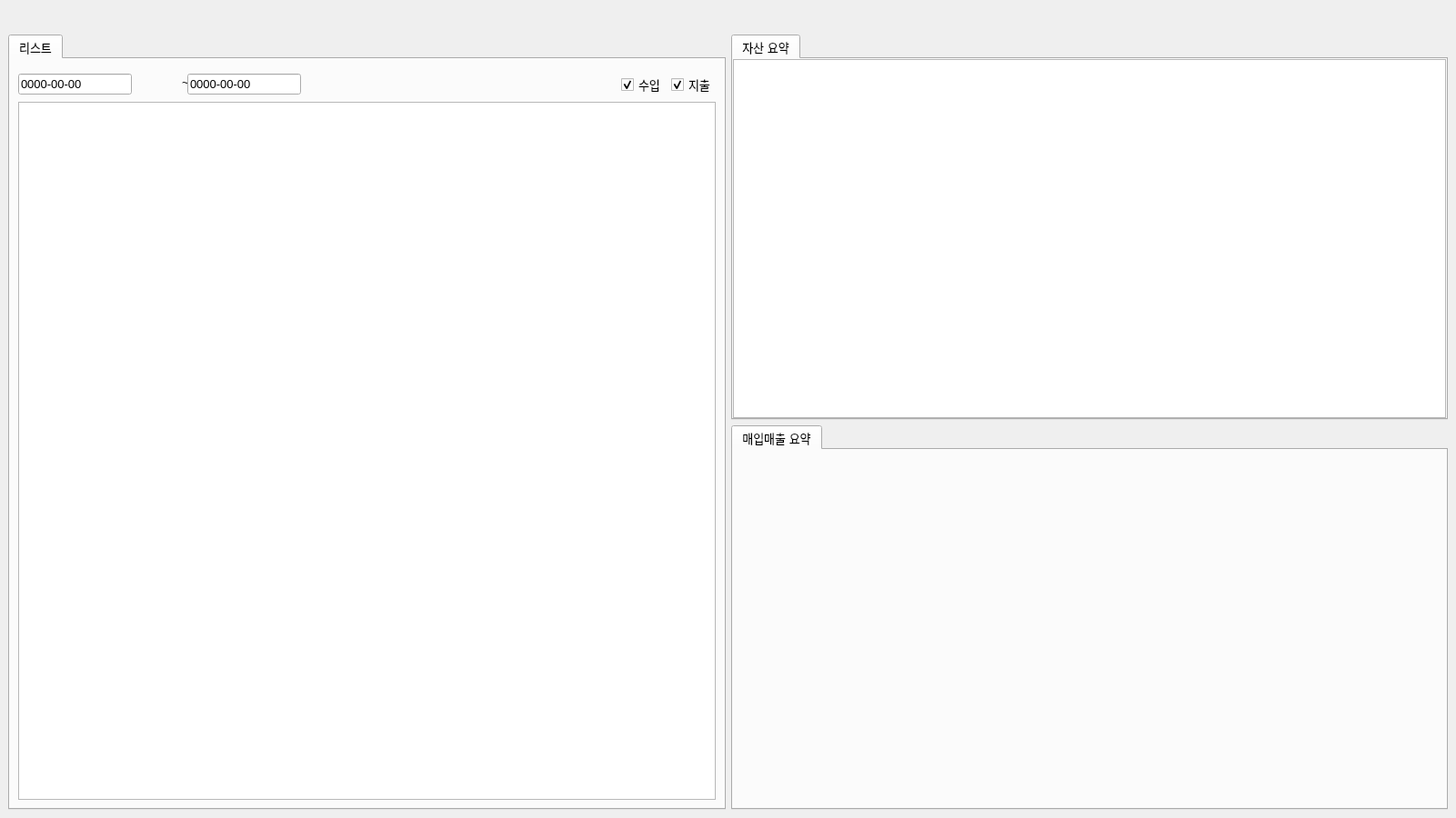
<?xml version="1.0" encoding="UTF-8"?>
<ui version="4.0">
 <class>MainWindow</class>
 <widget class="QMainWindow" name="MainWindow">
  <property name="geometry">
   <rect>
    <x>0</x>
    <y>0</y>
    <width>1601</width>
    <height>900</height>
   </rect>
  </property>
  <property name="font">
   <font>
    <pointsize>10</pointsize>
   </font>
  </property>
  <property name="windowTitle">
   <string>하이본텍 자산관리현황</string>
  </property>
  <property name="windowIcon">
   <iconset>
    <normaloff>UI-Icon/coins.png</normaloff>UI-Icon/coins.png</iconset>
  </property>
  <widget class="QWidget" name="centralwidget">
   <layout class="QGridLayout" name="gridLayout">
    <item row="1" column="0" rowspan="2">
     <widget class="QTabWidget" name="tabWidget_3">
      <property name="currentIndex">
       <number>0</number>
      </property>
      <widget class="QWidget" name="tab_5">
       <attribute name="title">
        <string>리스트</string>
       </attribute>
       <layout class="QGridLayout" name="gridLayout_4">
        <item row="1" column="0">
         <widget class="QTableWidget" name="tableWidget"/>
        </item>
        <item row="0" column="0">
         <layout class="QGridLayout" name="gridLayout_5">
          <item row="0" column="1" rowspan="2">
           <widget class="QPushButton" name="pushButton">
            <property name="text">
             <string/>
            </property>
            <property name="icon">
             <iconset>
              <normaloff>UI-Icon/caret-down.png</normaloff>UI-Icon/caret-down.png</iconset>
            </property>
            <property name="iconSize">
             <size>
              <width>18</width>
              <height>18</height>
             </size>
            </property>
            <property name="flat">
             <bool>true</bool>
            </property>
           </widget>
          </item>
          <item row="0" column="2" rowspan="2" colspan="2">
           <widget class="QLabel" name="label">
            <property name="text">
             <string>~</string>
            </property>
           </widget>
          </item>
          <item row="0" column="4" rowspan="2">
           <widget class="QPushButton" name="pushButton_2">
            <property name="text">
             <string/>
            </property>
            <property name="icon">
             <iconset>
              <normaloff>UI-Icon/caret-down.png</normaloff>UI-Icon/caret-down.png</iconset>
            </property>
            <property name="iconSize">
             <size>
              <width>18</width>
              <height>18</height>
             </size>
            </property>
            <property name="flat">
             <bool>true</bool>
            </property>
           </widget>
          </item>
          <item row="0" column="5" rowspan="2">
           <spacer name="horizontalSpacer">
            <property name="orientation">
             <enum>Qt::Orientation::Horizontal</enum>
            </property>
            <property name="sizeHint" stdset="0">
             <size>
              <width>40</width>
              <height>20</height>
             </size>
            </property>
           </spacer>
          </item>
          <item row="1" column="0">
           <widget class="QLineEdit" name="lineEdit">
            <property name="sizePolicy">
             <sizepolicy hsizetype="Minimum" vsizetype="Fixed">
              <horstretch>0</horstretch>
              <verstretch>0</verstretch>
             </sizepolicy>
            </property>
            <property name="inputMask">
             <string>0000-00-00</string>
            </property>
            <property name="text">
             <string>0000-00-00</string>
            </property>
           </widget>
          </item>
          <item row="1" column="3">
           <widget class="QLineEdit" name="lineEdit_2">
            <property name="sizePolicy">
             <sizepolicy hsizetype="Minimum" vsizetype="Fixed">
              <horstretch>0</horstretch>
              <verstretch>0</verstretch>
             </sizepolicy>
            </property>
            <property name="inputMask">
             <string>0000-00-00</string>
            </property>
            <property name="text">
             <string>0000-00-00</string>
            </property>
           </widget>
          </item>
          <item row="1" column="6">
           <widget class="QCheckBox" name="checkBox_3">
            <property name="text">
             <string>수입</string>
            </property>
            <property name="checked">
             <bool>true</bool>
            </property>
           </widget>
          </item>
          <item row="1" column="7">
           <widget class="QCheckBox" name="checkBox">
            <property name="text">
             <string>지출</string>
            </property>
            <property name="checked">
             <bool>true</bool>
            </property>
           </widget>
          </item>
         </layout>
        </item>
       </layout>
      </widget>
     </widget>
    </item>
    <item row="1" column="1">
     <widget class="QTabWidget" name="tabWidget">
      <property name="currentIndex">
       <number>0</number>
      </property>
      <widget class="QWidget" name="tab">
       <attribute name="title">
        <string>자산 요약</string>
       </attribute>
       <layout class="QGridLayout" name="gridLayout_3">
        <property name="leftMargin">
         <number>0</number>
        </property>
        <property name="topMargin">
         <number>0</number>
        </property>
        <property name="rightMargin">
         <number>0</number>
        </property>
        <property name="bottomMargin">
         <number>0</number>
        </property>
        <property name="spacing">
         <number>0</number>
        </property>
        <item row="0" column="0">
         <widget class="QTableWidget" name="tableWidget_2"/>
        </item>
       </layout>
      </widget>
     </widget>
    </item>
    <item row="2" column="1">
     <widget class="QTabWidget" name="tabWidget_2">
      <property name="currentIndex">
       <number>0</number>
      </property>
      <widget class="QWidget" name="tab_3">
       <attribute name="title">
        <string>매입매출 요약</string>
       </attribute>
       <layout class="QGridLayout" name="gridLayout_2">
        <property name="leftMargin">
         <number>0</number>
        </property>
        <property name="topMargin">
         <number>0</number>
        </property>
        <property name="rightMargin">
         <number>0</number>
        </property>
        <property name="bottomMargin">
         <number>0</number>
        </property>
        <property name="spacing">
         <number>0</number>
        </property>
        <item row="0" column="0">
         <widget class="QLabel" name="label_2">
          <property name="text">
           <string/>
          </property>
         </widget>
        </item>
       </layout>
      </widget>
     </widget>
    </item>
    <item row="0" column="0" colspan="2">
     <layout class="QHBoxLayout" name="horizontalLayout">
      <item>
       <spacer name="horizontalSpacer_2">
        <property name="orientation">
         <enum>Qt::Orientation::Horizontal</enum>
        </property>
        <property name="sizeHint" stdset="0">
         <size>
          <width>40</width>
          <height>20</height>
         </size>
        </property>
       </spacer>
      </item>
      <item>
       <widget class="QPushButton" name="pushButton_3">
        <property name="text">
         <string/>
        </property>
        <property name="icon">
         <iconset>
          <normaloff>UI-Icon/lock.png</normaloff>UI-Icon/lock.png</iconset>
        </property>
        <property name="iconSize">
         <size>
          <width>30</width>
          <height>30</height>
         </size>
        </property>
        <property name="flat">
         <bool>true</bool>
        </property>
       </widget>
      </item>
      <item>
       <widget class="QPushButton" name="pushButton_4">
        <property name="text">
         <string/>
        </property>
        <property name="icon">
         <iconset>
          <normaloff>UI-Icon/setting.png</normaloff>UI-Icon/setting.png</iconset>
        </property>
        <property name="iconSize">
         <size>
          <width>30</width>
          <height>30</height>
         </size>
        </property>
        <property name="flat">
         <bool>true</bool>
        </property>
       </widget>
      </item>
     </layout>
    </item>
   </layout>
  </widget>
 </widget>
 <resources/>
 <connections/>
</ui>
